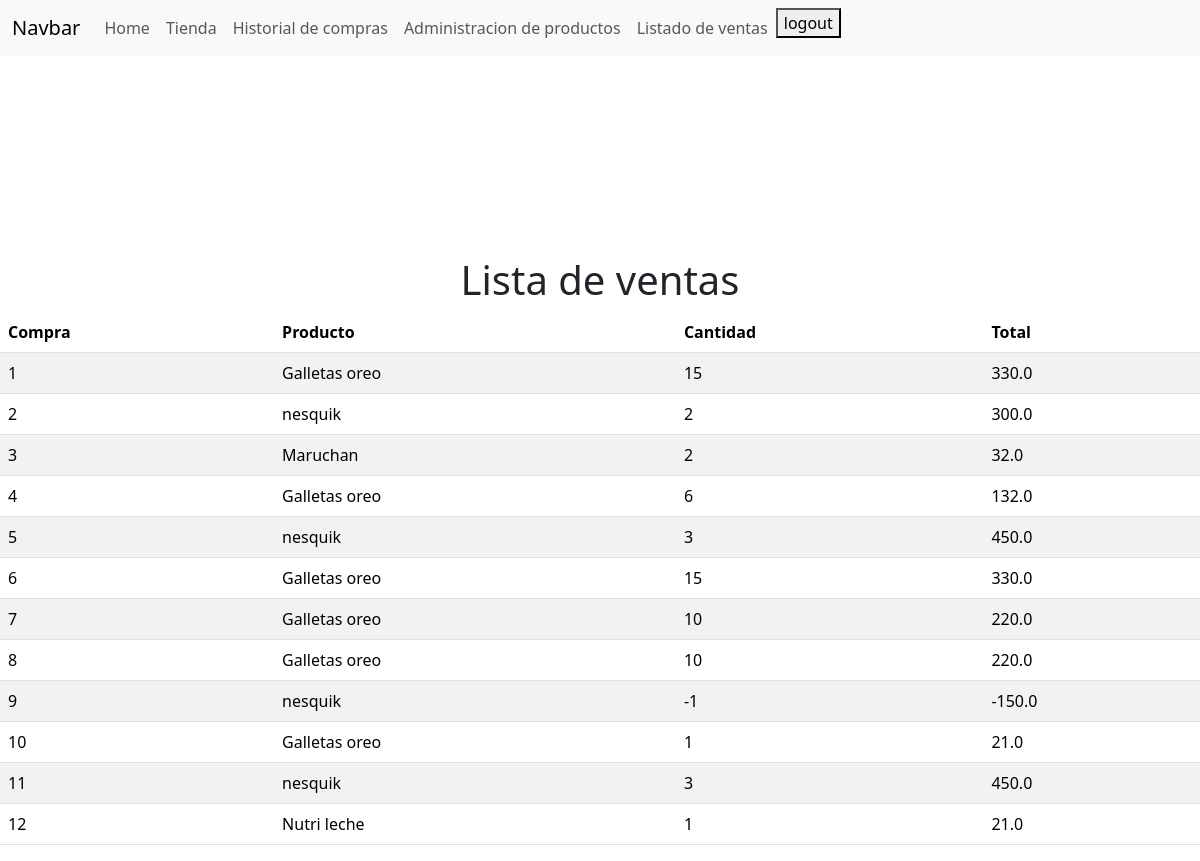
The page /comprar/listaVentas (signed in) on the database its author committed.
### comprasApp/models.py (models this page shows, shortened)
class Compra(models.Model):
    cantidad = models.IntegerField()
    precio = models.FloatField()
    producto = models.ForeignKey(Producto, on_delete=models.CASCADE, null = False, related_name = "compras_producto")
    cliente = models.ForeignKey(User, on_delete=models.CASCADE, null= False, related_name= "compras_cliente")

### productosApp/models.py (models this page shows, shortened)
class Producto(models.Model):
    nombre = models.TextField(max_length=50)
    precio = models.FloatField()
    imagen = models.ImageField(upload_to='imagenes/', null= True, blank= True)
    class Meta:
        permissions = [("comprar_productos", "puede comprar productos"), ("administrador", "puede editar y agregar productos")]

### comprasApp/views.py (the view, shortened to what this page needs)
# urls.py: path('listaVentas', login_required(Vista_lista_ventas.as_view()), name= "listaVentas"),
class Vista_lista_ventas(PermissionRequiredMixin, TemplateView):
    permission_required = "productosApp.administrador"
    template_name = "listaVentas.html"
    def get_context_data(self):
        ventas = Compra.objects.all()
        return {
            'ventas': ventas
        }

### comprasApp/templates/listaVentas.html
{%extends "base.html"%}
{% load static %}
    {%block content%}
    <div style= "margin-top: 200px;">
        <h1 class="text-center">Lista de ventas</h1>
        <table class= "table table-striped">
            <thead>
                <th>Compra</th>
                <th>Producto</th>
                <th>Cantidad</th>
                <th>Total</th>
            </thead>
            <tbody>
                {%for venta in ventas %}
                    <tr>
                        <td>{{venta.id}}</td>
                        <td>{{venta.producto.nombre}}</td>
                        <td>{{venta.cantidad}}</td>
                        <td>{{venta.precio}}</td>
                    </tr>
                {%endfor%}
        </table>
    </div>
    {%endblock content%}

### rows shown on the page
Compra: id "1", producto.nombre "Galletas oreo", cantidad "15", precio "330.0"
Compra: id "2", producto.nombre "nesquik", cantidad "2", precio "300.0"
Compra: id "3", producto.nombre "Maruchan", cantidad "2", precio "32.0"
Compra: id "4", producto.nombre "Galletas oreo", cantidad "6", precio "132.0"
Compra: id "5", producto.nombre "nesquik", cantidad "3", precio "450.0"
Compra: id "6", producto.nombre "Galletas oreo", cantidad "15", precio "330.0"
Compra: id "7", producto.nombre "Galletas oreo", cantidad "10", precio "220.0"
Compra: id "8", producto.nombre "Galletas oreo", cantidad "10", precio "220.0"
Compra: id "9", producto.nombre "nesquik", cantidad "-1", precio "-150.0"
Compra: id "10", producto.nombre "Galletas oreo", cantidad "1", precio "21.0"
Compra: id "11", producto.nombre "nesquik", cantidad "3", precio "450.0"
Compra: id "12", producto.nombre "Nutri leche", cantidad "1", precio "21.0"
